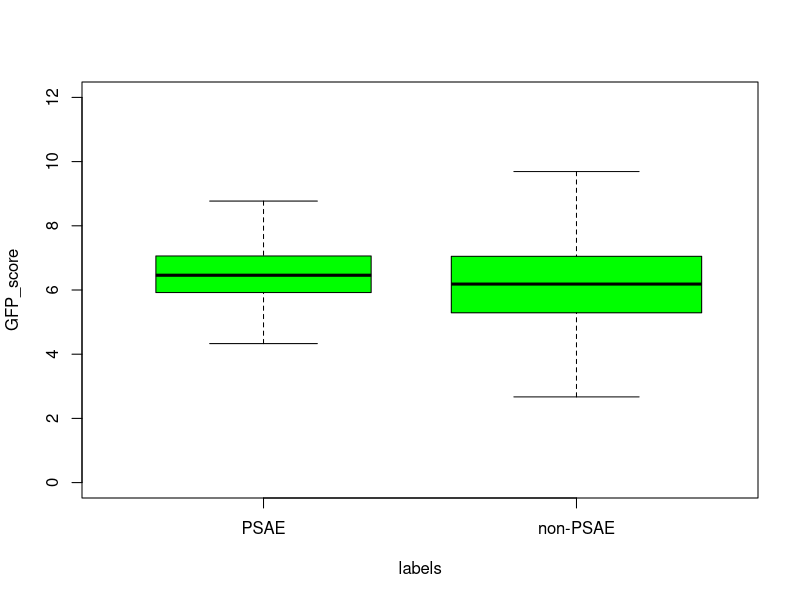
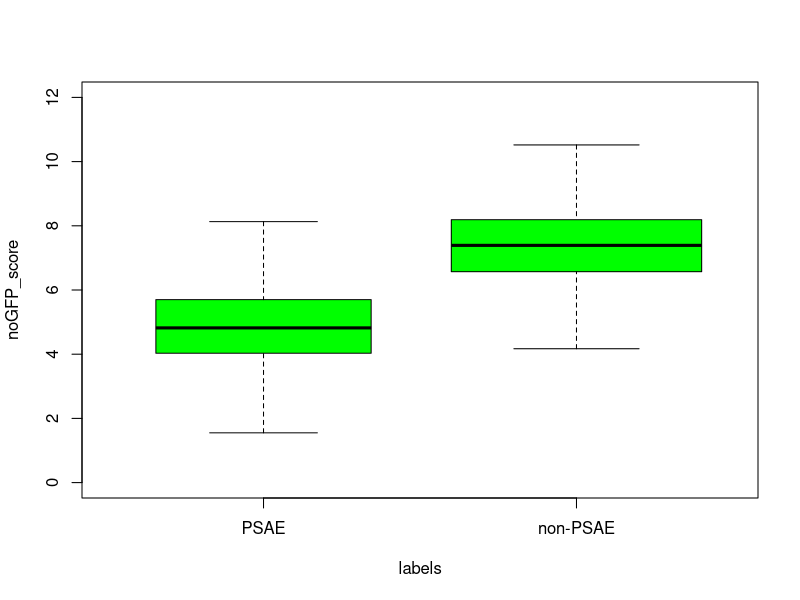

Source code (R) for these figures, in order:
setwd("/Users/huanliu/Documents/periderm_profile/integration_periderm_NFR/")


accessibility <- read.csv("z9_target_G10_differential_nfr_fo_accessibility.csv")
accessibility$labels<-factor(accessibility$labels, levels = c("PSAE", "nonPSAE"))
pdf(file = "accessibility_in_periderm.pdf", height=5, width=3)
boxplot(GFP_score~labels,data = accessibility,
        varwidth=TRUE,
        col=ifelse(accessibility$labels == c("PSAE"), "green","blue"),
        outline=FALSE,
        names=c("PSAE","non-PSAE"),
        horizontal=FALSE,
        ylim=c(0,12))
dev.off()
wilcox.test(GFP_score ~ labels, data=accessibility)

pdf(file = "accessibility_in_non-periderm.pdf", height=5, width=3)
boxplot(noGFP_score~labels,data = accessibility,
        varwidth=TRUE,
        col=ifelse(accessibility$labels == c("PSAE"), "green","blue"),
        outline=FALSE,
        names=c("PSAE","non-PSAE"),
        horizontal=FALSE,
        ylim=c(0,12))
dev.off()

wilcox.test(noGFP_score ~ labels, data=accessibility)
